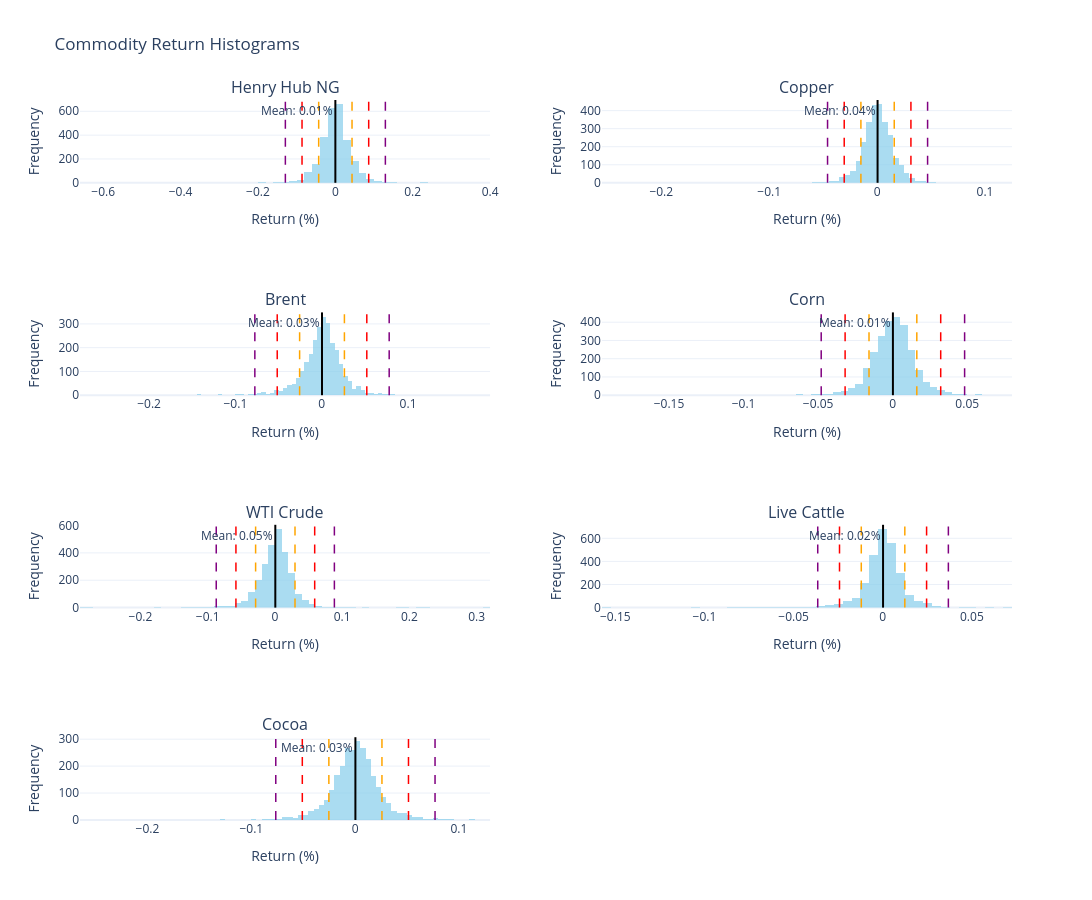

The cell this chart's notebook holds for it:
### Code cell
commodity_series = {
    'Henry Hub NG': df_ng['Log_Returns'].dropna(),
    'Copper': df_cu['Log_Returns'].dropna(),
    'Brent': df_bz['Log_Returns'].dropna(),
    'Corn': df_zc['Log_Returns'].dropna(),
    'WTI Crude': df_cl['Log_Returns'].dropna(),
    'Live Cattle': df_le['Log_Returns'].dropna(),
    'Cocoa': df_cc['Log_Returns'].dropna(),
}

ncols = 2
nrows = (len(commodity_series) + 1) // ncols

fig = make_subplots(
    rows=nrows,
    cols=ncols,
    subplot_titles=list(commodity_series.keys()),
    horizontal_spacing=0.12,
    vertical_spacing=0.18,
)

for idx, (name, s) in enumerate(commodity_series.items()):
    row = idx // ncols + 1
    col = idx % ncols + 1

    mean = s.mean()
    std = s.std(ddof=1)

    fig.add_trace(
        go.Histogram(
            x=s,
            nbinsx=100,
            opacity=0.7,
            name=name,
            marker_color='skyblue',
            showlegend=False
        ),
        row=row, col=col
    )

    fig.add_vline(
        x=mean,
        line_color='black',
        line_width=2,
        line_dash='solid',
        annotation_text=f"Mean: {mean * 100:.2f}%",
        annotation_position="top left",
        row=row, col=col
    )

    for i, color in {1: 'orange', 2: 'red', 3: 'purple'}.items():
        fig.add_vline(
            x=mean + i * std,
            line_color=color,
            line_width=1.5,
            line_dash='dash',
            row=row, col=col
        )
        fig.add_vline(
            x=mean - i * std,
            line_color=color,
            line_width=1.5,
            line_dash='dash',
            row=row, col=col
        )

fig.update_layout(
    title="Commodity Return Histograms",
    template="plotly_white",
    height=900,
    width=1400,
    showlegend=False
)

fig.update_xaxes(title_text="Return (%)")
fig.update_yaxes(title_text="Frequency")

fig.show()

### Figure 1 — Plotly figure (JSON) as saved in the notebook; plotly's stock layout.template omitted (floating-point values rounded to 4 significant figures; data arrays with more than 128 entries replaced by an {"elided": "..."} marker saying what was removed)
{"data": [{"marker": {"color": "skyblue"}, "name": "Henry Hub NG", "nbinsx": 100, "opacity": 0.7, "showlegend": false, "type": "histogram", "x": {"elided": "2679 float values"}, "xaxis": "x", "yaxis": "y"}, {"marker": {"color": "skyblue"}, "name": "Copper", "nbinsx": 100, "opacity": 0.7, "showlegend": false, "type": "histogram", "x": {"elided": "2678 float values"}, "xaxis": "x2", "yaxis": "y2"}, {"marker": {"color": "skyblue"}, "name": "Brent", "nbinsx": 100, "opacity": 0.7, "showlegend": false, "type": "histogram", "x": {"elided": "2679 float values"}, "xaxis": "x3", "yaxis": "y3"}, {"marker": {"color": "skyblue"}, "name": "Corn", "nbinsx": 100, "opacity": 0.7, "showlegend": false, "type": "histogram", "x": {"elided": "2675 float values"}, "xaxis": "x4", "yaxis": "y4"}, {"marker": {"color": "skyblue"}, "name": "WTI Crude", "nbinsx": 100, "opacity": 0.7, "showlegend": false, "type": "histogram", "x": {"elided": "2676 float values"}, "xaxis": "x5", "yaxis": "y5"}, {"marker": {"color": "skyblue"}, "name": "Live Cattle", "nbinsx": 100, "opacity": 0.7, "showlegend": false, "type": "histogram", "x": {"elided": "2677 float values"}, "xaxis": "x6", "yaxis": "y6"}, {"marker": {"color": "skyblue"}, "name": "Cocoa", "nbinsx": 100, "opacity": 0.7, "showlegend": false, "type": "histogram", "x": {"elided": "2678 float values"}, "xaxis": "x7", "yaxis": "y7"}], "layout": {"annotations": [{"font": {"size": 16}, "showarrow": false, "text": "Henry Hub NG", "x": 0.22, "xanchor": "center", "xref": "paper", "y": 1, "yanchor": "bottom", "yref": "paper"}, {"font": {"size": 16}, "showarrow": false, "text": "Copper", "x": 0.78, "xanchor": "center", "xref": "paper", "y": 1, "yanchor": "bottom", "yref": "paper"}, {"font": {"size": 16}, "showarrow": false, "text": "Brent", "x": 0.22, "xanchor": "center", "xref": "paper", "y": 0.705, "yanchor": "bottom", "yref": "paper"}, {"font": {"size": 16}, "showarrow": false, "text": "Corn", "x": 0.78, "xanchor": "center", "xref": "paper", "y": 0.705, "yanchor": "bottom", "yref": "paper"}, {"font": {"size": 16}, "showarrow": false, "text": "WTI Crude", "x": 0.22, "xanchor": "center", "xref": "paper", "y": 0.41, "yanchor": "bottom", "yref": "paper"}, {"font": {"size": 16}, "showarrow": false, "text": "Live Cattle", "x": 0.78, "xanchor": "center", "xref": "paper", "y": 0.41, "yanchor": "bottom", "yref": "paper"}, {"font": {"size": 16}, "showarrow": false, "text": "Cocoa", "x": 0.22, "xanchor": "center", "xref": "paper", "y": 0.115, "yanchor": "bottom", "yref": "paper"}, {"showarrow": false, "text": "Mean: 0.01%", "x": 7.95e-05, "xanchor": "right", "xref": "x", "y": 1, "yanchor": "top", "yref": "y domain"}, {"showarrow": false, "text": "Mean: 0.04%", "x": 0.0004307, "xanchor": "right", "xref": "x2", "y": 1, "yanchor": "top", "yref": "y2 domain"}, {"showarrow": false, "text": "Mean: 0.03%", "x": 0.0003267, "xanchor": "right", "xref": "x3", "y": 1, "yanchor": "top", "yref": "y3 domain"}, {"showarrow": false, "text": "Mean: 0.01%", "x": 0.0001406, "xanchor": "right", "xref": "x4", "y": 1, "yanchor": "top", "yref": "y4 domain"}, {"showarrow": false, "text": "Mean: 0.05%", "x": 0.000531, "xanchor": "right", "xref": "x5", "y": 1, "yanchor": "top", "yref": "y5 domain"}, {"showarrow": false, "text": "Mean: 0.02%", "x": 0.0001772, "xanchor": "right", "xref": "x6", "y": 1, "yanchor": "top", "yref": "y6 domain"}, {"showarrow": false, "text": "Mean: 0.03%", "x": 0.0002751, "xanchor": "right", "xref": "x7", "y": 1, "yanchor": "top", "yref": "y7 domain"}], "height": 900, "shapes": [{"line": {"color": "black", "dash": "solid", "width": 2}, "type": "line", "x0": 7.95e-05, "x1": 7.95e-05, "xref": "x", "y0": 0, "y1": 1, "yref": "y domain"}, {"line": {"color": "orange", "dash": "dash", "width": 1.5}, "type": "line", "x0": 0.04317, "x1": 0.04317, "xref": "x", "y0": 0, "y1": 1, "yref": "y domain"}, {"line": {"color": "orange", "dash": "dash", "width": 1.5}, "type": "line", "x0": -0.04301, "x1": -0.04301, "xref": "x", "y0": 0, "y1": 1, "yref": "y domain"}, {"line": {"color": "red", "dash": "dash", "width": 1.5}, "type": "line", "x0": 0.08625, "x1": 0.08625, "xref": "x", "y0": 0, "y1": 1, "yref": "y domain"}, {"line": {"color": "red", "dash": "dash", "width": 1.5}, "type": "line", "x0": -0.08609, "x1": -0.08609, "xref": "x", "y0": 0, "y1": 1, "yref": "y domain"}, {"line": {"color": "purple", "dash": "dash", "width": 1.5}, "type": "line", "x0": 0.1293, "x1": 0.1293, "xref": "x", "y0": 0, "y1": 1, "yref": "y domain"}, {"line": {"color": "purple", "dash": "dash", "width": 1.5}, "type": "line", "x0": -0.1292, "x1": -0.1292, "xref": "x", "y0": 0, "y1": 1, "yref": "y domain"}, {"line": {"color": "black", "dash": "solid", "width": 2}, "type": "line", "x0": 0.0004307, "x1": 0.0004307, "xref": "x2", "y0": 0, "y1": 1, "yref": "y2 domain"}, {"line": {"color": "orange", "dash": "dash", "width": 1.5}, "type": "line", "x0": 0.01588, "x1": 0.01588, "xref": "x2", "y0": 0, "y1": 1, "yref": "y2 domain"}, {"line": {"color": "orange", "dash": "dash", "width": 1.5}, "type": "line", "x0": -0.01502, "x1": -0.01502, "xref": "x2", "y0": 0, "y1": 1, "yref": "y2 domain"}, {"line": {"color": "red", "dash": "dash", "width": 1.5}, "type": "line", "x0": 0.03133, "x1": 0.03133, "xref": "x2", "y0": 0, "y1": 1, "yref": "y2 domain"}, {"line": {"color": "red", "dash": "dash", "width": 1.5}, "type": "line", "x0": -0.03047, "x1": -0.03047, "xref": "x2", "y0": 0, "y1": 1, "yref": "y2 domain"}, {"line": {"color": "purple", "dash": "dash", "width": 1.5}, "type": "line", "x0": 0.04678, "x1": 0.04678, "xref": "x2", "y0": 0, "y1": 1, "yref": "y2 domain"}, {"line": {"color": "purple", "dash": "dash", "width": 1.5}, "type": "line", "x0": -0.04592, "x1": -0.04592, "xref": "x2", "y0": 0, "y1": 1, "yref": "y2 domain"}, {"line": {"color": "black", "dash": "solid", "width": 2}, "type": "line", "x0": 0.0003267, "x1": 0.0003267, "xref": "x3", "y0": 0, "y1": 1, "yref": "y3 domain"}, {"line": {"color": "orange", "dash": "dash", "width": 1.5}, "type": "line", "x0": 0.02626, "x1": 0.02626, "xref": "x3", "y0": 0, "y1": 1, "yref": "y3 domain"}, {"line": {"color": "orange", "dash": "dash", "width": 1.5}, "type": "line", "x0": -0.02561, "x1": -0.02561, "xref": "x3", "y0": 0, "y1": 1, "yref": "y3 domain"}, {"line": {"color": "red", "dash": "dash", "width": 1.5}, "type": "line", "x0": 0.0522, "x1": 0.0522, "xref": "x3", "y0": 0, "y1": 1, "yref": "y3 domain"}, {"line": {"color": "red", "dash": "dash", "width": 1.5}, "type": "line", "x0": -0.05155, "x1": -0.05155, "xref": "x3", "y0": 0, "y1": 1, "yref": "y3 domain"}, {"line": {"color": "purple", "dash": "dash", "width": 1.5}, "type": "line", "x0": 0.07814, "x1": 0.07814, "xref": "x3", "y0": 0, "y1": 1, "yref": "y3 domain"}, {"line": {"color": "purple", "dash": "dash", "width": 1.5}, "type": "line", "x0": -0.07748, "x1": -0.07748, "xref": "x3", "y0": 0, "y1": 1, "yref": "y3 domain"}, {"line": {"color": "black", "dash": "solid", "width": 2}, "type": "line", "x0": 0.0001406, "x1": 0.0001406, "xref": "x4", "y0": 0, "y1": 1, "yref": "y4 domain"}, {"line": {"color": "orange", "dash": "dash", "width": 1.5}, "type": "line", "x0": 0.01617, "x1": 0.01617, "xref": "x4", "y0": 0, "y1": 1, "yref": "y4 domain"}, {"line": {"color": "orange", "dash": "dash", "width": 1.5}, "type": "line", "x0": -0.01589, "x1": -0.01589, "xref": "x4", "y0": 0, "y1": 1, "yref": "y4 domain"}, {"line": {"color": "red", "dash": "dash", "width": 1.5}, "type": "line", "x0": 0.03219, "x1": 0.03219, "xref": "x4", "y0": 0, "y1": 1, "yref": "y4 domain"}, {"line": {"color": "red", "dash": "dash", "width": 1.5}, "type": "line", "x0": -0.03191, "x1": -0.03191, "xref": "x4", "y0": 0, "y1": 1, "yref": "y4 domain"}, {"line": {"color": "purple", "dash": "dash", "width": 1.5}, "type": "line", "x0": 0.04822, "x1": 0.04822, "xref": "x4", "y0": 0, "y1": 1, "yref": "y4 domain"}, {"line": {"color": "purple", "dash": "dash", "width": 1.5}, "type": "line", "x0": -0.04794, "x1": -0.04794, "xref": "x4", "y0": 0, "y1": 1, "yref": "y4 domain"}, {"line": {"color": "black", "dash": "solid", "width": 2}, "type": "line", "x0": 0.000531, "x1": 0.000531, "xref": "x5", "y0": 0, "y1": 1, "yref": "y5 domain"}, {"line": {"color": "orange", "dash": "dash", "width": 1.5}, "type": "line", "x0": 0.02982, "x1": 0.02982, "xref": "x5", "y0": 0, "y1": 1, "yref": "y5 domain"}, {"line": {"color": "orange", "dash": "dash", "width": 1.5}, "type": "line", "x0": -0.02876, "x1": -0.02876, "xref": "x5", "y0": 0, "y1": 1, "yref": "y5 domain"}, {"line": {"color": "red", "dash": "dash", "width": 1.5}, "type": "line", "x0": 0.05911, "x1": 0.05911, "xref": "x5", "y0": 0, "y1": 1, "yref": "y5 domain"}, {"line": {"color": "red", "dash": "dash", "width": 1.5}, "type": "line", "x0": -0.05805, "x1": -0.05805, "xref": "x5", "y0": 0, "y1": 1, "yref": "y5 domain"}, {"line": {"color": "purple", "dash": "dash", "width": 1.5}, "type": "line", "x0": 0.0884, "x1": 0.0884, "xref": "x5", "y0": 0, "y1": 1, "yref": "y5 domain"}, {"line": {"color": "purple", "dash": "dash", "width": 1.5}, "type": "line", "x0": -0.08734, "x1": -0.08734, "xref": "x5", "y0": 0, "y1": 1, "yref": "y5 domain"}, {"line": {"color": "black", "dash": "solid", "width": 2}, "type": "line", "x0": 0.0001772, "x1": 0.0001772, "xref": "x6", "y0": 0, "y1": 1, "yref": "y6 domain"}, {"line": {"color": "orange", "dash": "dash", "width": 1.5}, "type": "line", "x0": 0.01239, "x1": 0.01239, "xref": "x6", "y0": 0, "y1": 1, "yref": "y6 domain"}, {"line": {"color": "orange", "dash": "dash", "width": 1.5}, "type": "line", "x0": -0.01203, "x1": -0.01203, "xref": "x6", "y0": 0, "y1": 1, "yref": "y6 domain"}, {"line": {"color": "red", "dash": "dash", "width": 1.5}, "type": "line", "x0": 0.0246, "x1": 0.0246, "xref": "x6", "y0": 0, "y1": 1, "yref": "y6 domain"}, {"line": {"color": "red", "dash": "dash", "width": 1.5}, "type": "line", "x0": -0.02424, "x1": -0.02424, "xref": "x6", "y0": 0, "y1": 1, "yref": "y6 domain"}, {"line": {"color": "purple", "dash": "dash", "width": 1.5}, "type": "line", "x0": 0.03681, "x1": 0.03681, "xref": "x6", "y0": 0, "y1": 1, "yref": "y6 domain"}, {"line": {"color": "purple", "dash": "dash", "width": 1.5}, "type": "line", "x0": -0.03645, "x1": -0.03645, "xref": "x6", "y0": 0, "y1": 1, "yref": "y6 domain"}, {"line": {"color": "black", "dash": "solid", "width": 2}, "type": "line", "x0": 0.0002751, "x1": 0.0002751, "xref": "x7", "y0": 0, "y1": 1, "yref": "y7 domain"}, {"line": {"color": "orange", "dash": "dash", "width": 1.5}, "type": "line", "x0": 0.02584, "x1": 0.02584, "xref": "x7", "y0": 0, "y1": 1, "yref": "y7 domain"}, {"line": {"color": "orange", "dash": "dash", "width": 1.5}, "type": "line", "x0": -0.02529, "x1": -0.02529, "xref": "x7", "y0": 0, "y1": 1, "yref": "y7 domain"}, {"line": {"color": "red", "dash": "dash", "width": 1.5}, "type": "line", "x0": 0.05141, "x1": 0.05141, "xref": "x7", "y0": 0, "y1": 1, "yref": "y7 domain"}, {"line": {"color": "red", "dash": "dash", "width": 1.5}, "type": "line", "x0": -0.05086, "x1": -0.05086, "xref": "x7", "y0": 0, "y1": 1, "yref": "y7 domain"}, {"line": {"color": "purple", "dash": "dash", "width": 1.5}, "type": "line", "x0": 0.07698, "x1": 0.07698, "xref": "x7", "y0": 0, "y1": 1, "yref": "y7 domain"}, {"line": {"color": "purple", "dash": "dash", "width": 1.5}, "type": "line", "x0": -0.07643, "x1": -0.07643, "xref": "x7", "y0": 0, "y1": 1, "yref": "y7 domain"}], "showlegend": false, "title": {"text": "Commodity Return Histograms"}, "width": 1400, "xaxis": {"anchor": "y", "domain": [0, 0.44], "title": {"text": "Return (%)"}}, "xaxis2": {"anchor": "y2", "domain": [0.56, 1], "title": {"text": "Return (%)"}}, "xaxis3": {"anchor": "y3", "domain": [0, 0.44], "title": {"text": "Return (%)"}}, "xaxis4": {"anchor": "y4", "domain": [0.56, 1], "title": {"text": "Return (%)"}}, "xaxis5": {"anchor": "y5", "domain": [0, 0.44], "title": {"text": "Return (%)"}}, "xaxis6": {"anchor": "y6", "domain": [0.56, 1], "title": {"text": "Return (%)"}}, "xaxis7": {"anchor": "y7", "domain": [0, 0.44], "title": {"text": "Return (%)"}}, "xaxis8": {"anchor": "y8", "domain": [0.56, 1], "title": {"text": "Return (%)"}}, "yaxis": {"anchor": "x", "domain": [0.885, 1], "title": {"text": "Frequency"}}, "yaxis2": {"anchor": "x2", "domain": [0.885, 1], "title": {"text": "Frequency"}}, "yaxis3": {"anchor": "x3", "domain": [0.59, 0.705], "title": {"text": "Frequency"}}, "yaxis4": {"anchor": "x4", "domain": [0.59, 0.705], "title": {"text": "Frequency"}}, "yaxis5": {"anchor": "x5", "domain": [0.295, 0.41], "title": {"text": "Frequency"}}, "yaxis6": {"anchor": "x6", "domain": [0.295, 0.41], "title": {"text": "Frequency"}}, "yaxis7": {"anchor": "x7", "domain": [0, 0.115], "title": {"text": "Frequency"}}, "yaxis8": {"anchor": "x8", "domain": [0, 0.115], "title": {"text": "Frequency"}}}}
